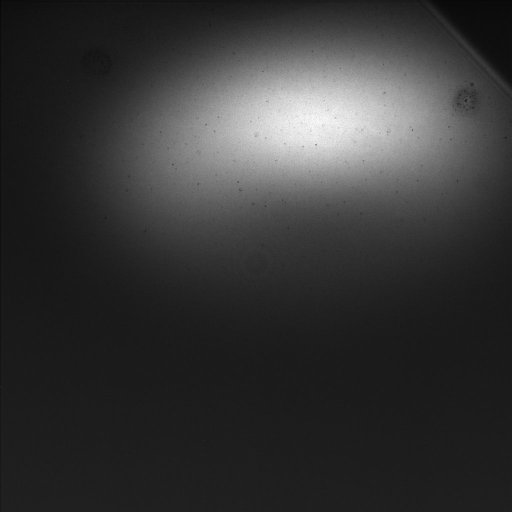
#> input picture High Harmonic Generation/Dados/ensaios atenuacao/hhg_Ar12.8mbar_I177_100hz_50deg_100ms.jpg, 1024 x 1024 px, found by its file name (shown at 1/2 size)
$ jupyter execute 'HHG - 3D Surface.ipynb'
#> lines starting #> are read from the running program, lines starting #| are printed output that depends on the picture
### High Harmonic Generation/Notebooks/PIL_Functions.py
from PIL import Image, ImageOps

def img_to_matrix(img):
    width, height = img.size
    pixels = img.load() #returns dictionary where each entry has rgb values

    matrix = list()
    row  = list()
    for y in range(height):
        row = []
        for x in range(width):
            row += [pixels[x, y]]
        matrix.append(row)
    return matrix

# [41 lines left out: functions soma_linhas, normalize, matrix_to_img, not called in this run]

### High Harmonic Generation/Notebooks/HHG - 3D Surface.ipynb
# Plotting 3D Surfaces

Neste [link](https://likegeeks.com/3d-plotting-in-python/)

[cell 1]
import matplotlib.pyplot as plt
import numpy as np
from PIL import Image, ImageOps
from scipy.optimize import curve_fit

from mpl_toolkits.mplot3d import Axes3D
from PIL_Functions import img_to_matrix, matrix_to_img, soma_linhas

### Plot function

[cell 2]
fig = plt.figure(figsize=(6,6))
ax = fig.add_subplot(projection='3d')
ax.grid(False)

x = np.linspace(-3, 3, 50)
y = np.linspace(-3, 3, 50)

x, y = np.meshgrid(x, y)

z = np.cos(y)**2 + (x**2)/np.pi

ax.plot_surface(x, y, z, cmap='plasma')
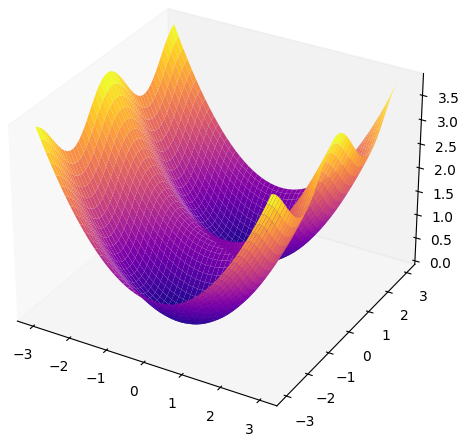
#> figure drawn by matplotlib, 1 panel

### Plot Data Points

[cell 3]
path  = '/Users/thomasgaehtgens/Desktop/LFEA/High Harmonic Generation/Dados/ensaios atenuacao/hhg_Ar12.8mbar_I177_100hz_50deg_100ms.jpg'
img   = Image.open(path)
#> img is the input picture: PIL image 1024x1024 L; min 1, max 255, mean 53.8
height, width = img.size
#> height = 1024; width = 1024
scale = 10

#Diminuir resolução da imagem, para facilitar processamento
img_pix = img.resize((int(height/scale), int(width/scale)), resample=Image.BILINEAR)
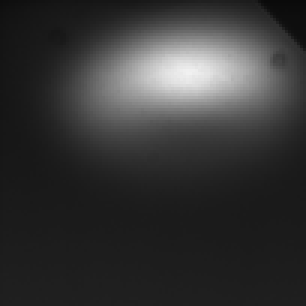
#> img_pix: PIL image 102x102 L (shown 3 times larger); min 10, max 241, mean 53.8
# Scale back up using NEAREST to original size
#img     = img_pix.resize(img.size,Image.NEAREST)

matrix = img_to_matrix(img_pix)
#> after the loop in img_to_matrix, `for y in range(height):`: matrix = 102 items
#> matrix = 102 items

Get coordinates from matrix

[cell 4]
x = list()
y = list()
z = list()

for i in range(len(matrix)):
    for j in range(len(matrix[i])):
        x.append(i)
        y.append(j)
        z.append(matrix[i][j])
#> this loop made 102 passes
#> after the loop, x = 10404 values from 0 to 101; y = 10404 values, max 101 at index 101, min 0 at index 0, mean 50.5; z = 10404 values, max 241 at index 2510, min 10 at index 88, mean 53.85

[cell 5]
fig = plt.figure(figsize=(6,6))
ax = fig.add_subplot(projection='3d')
ax.grid(False)

ax.scatter(x, y, z, c=z, s=2)

fig.savefig('CCD_3D.pdf')
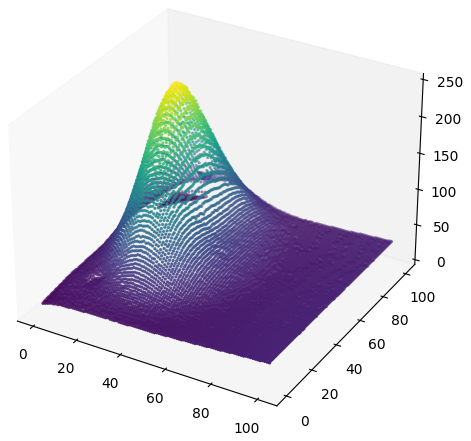
#> figure drawn by matplotlib, 1 panel

### Fitting Data Points

[cell 6]
def Gauss_2D(X, Y):
    R = np.sqrt(X**2 + Y**2)
    Z = (1. /(np.sqrt(2 * np.pi)) * np.exp(-.5*R**2))
    return Z

[cell 7]
x = np.linspace(-4, 4, 100)
y = np.linspace(-4, 4, 100)

x, y     = np.meshgrid(x, y)
z        = Gauss_2D(x, y)

[cell 8]
fig = plt.figure(figsize=(6,6))
ax = fig.add_subplot(projection='3d')
ax.grid(False)

ax.plot_surface(x, y, z, cmap='plasma')
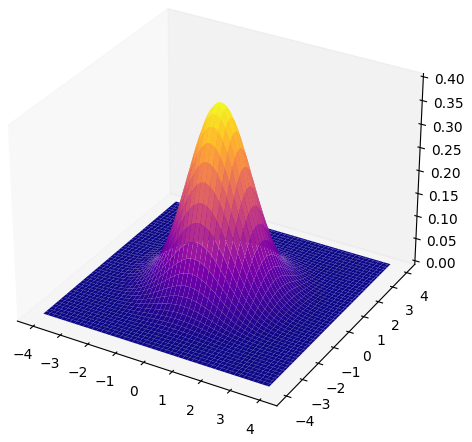
#> figure drawn by matplotlib, 1 panel

To be continued...

[cell 9]
#ACRESCENTADO DIA 2
def Gauss_2D(X, Y, amplitude, x0, sigma_x, y0, sigma_y, offset):
    return offset + amplitude*np.exp(-(((X-x0)**(2)/(2*sigma_x**(2))) + ((Y-y0)**(2)/(2*sigma_y**(2)))))

[cell 10]
fig = plt.figure(figsize=(6,6))
ax = fig.add_subplot(projection='3d')
ax.grid(False)

x = np.linspace(-4, 4, 100)
y = np.linspace(-4, 4, 100)
x, y     = np.meshgrid(x, y)

z = Gauss_2D(x, y, amplitude=0.35, x0=0, sigma_x=1, y0=0, sigma_y=1, offset=0)

ax.plot_surface(x, y, z, cmap='plasma')

x = np.linspace(-4, 4, 100)
y = np.linspace(-4, 4, 100)

x, y     = np.meshgrid(x, y)

ax.scatter(x, y, z, s=1, alpha=0.7)
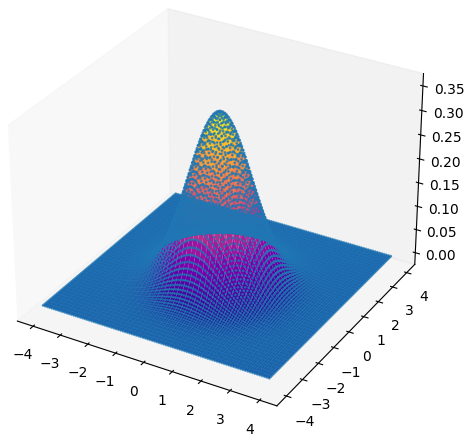
#> figure drawn by matplotlib, 1 panel

$ run again, with High Harmonic Generation/Dados/ensaios atenuacao/hhg_Ar12.8mbar_I177_100hz_30deg_100ms.jpg copied over High Harmonic Generation/Dados/ensaios atenuacao/hhg_Ar12.8mbar_I177_100hz_50deg_100ms.jpg
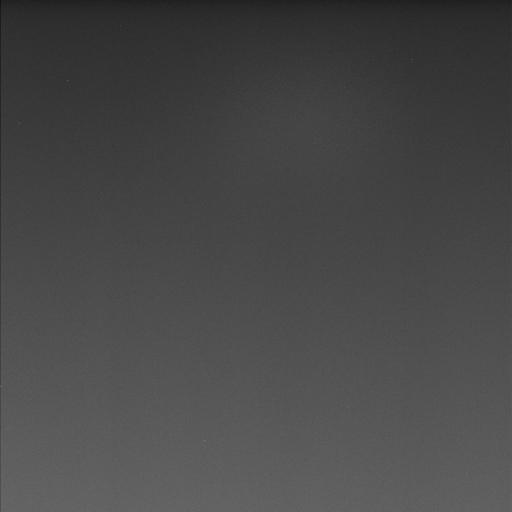
#> input picture High Harmonic Generation/Dados/ensaios atenuacao/hhg_Ar12.8mbar_I177_100hz_30deg_100ms.jpg, 1024 x 1024 px, found by its file name (shown at 1/2 size)
#> img is the input picture: PIL image 1024x1024 L; min 1, max 255, mean 71.9
#> `img_pix = img.resize((int(height/scale), int(width/scale)), resample=I..`:
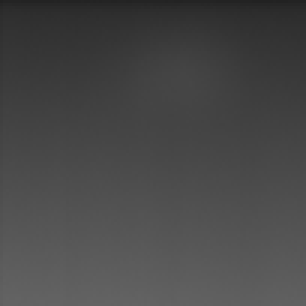
#> img_pix: PIL image 102x102 L (shown 3 times larger); min 34, max 99, mean 71.9
#> after the loop in img_to_matrix, `for y in range(height):`: matrix = 102 items
#> the loop `for i in range(len(matrix)):` made 102 passes
#> after the loop `for i in range(len(matrix)):`: x = 10404 values from 0 to 101; y = 10404 values, max 101 at index 101, min 0 at index 0, mean 50.5; z = 10404 values, max 99 at index 10100, min 34 at index 0, mean 71.86
#> `fig.savefig('CCD_3D.pdf')`:
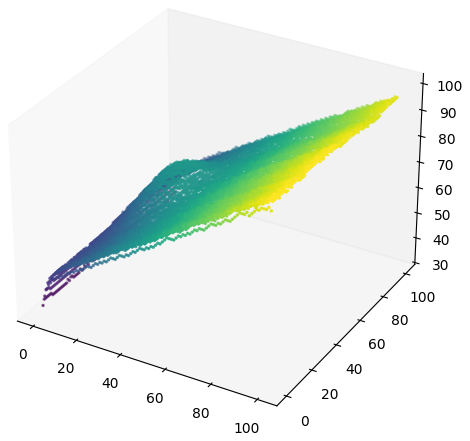
#> figure drawn by matplotlib, 1 panel
